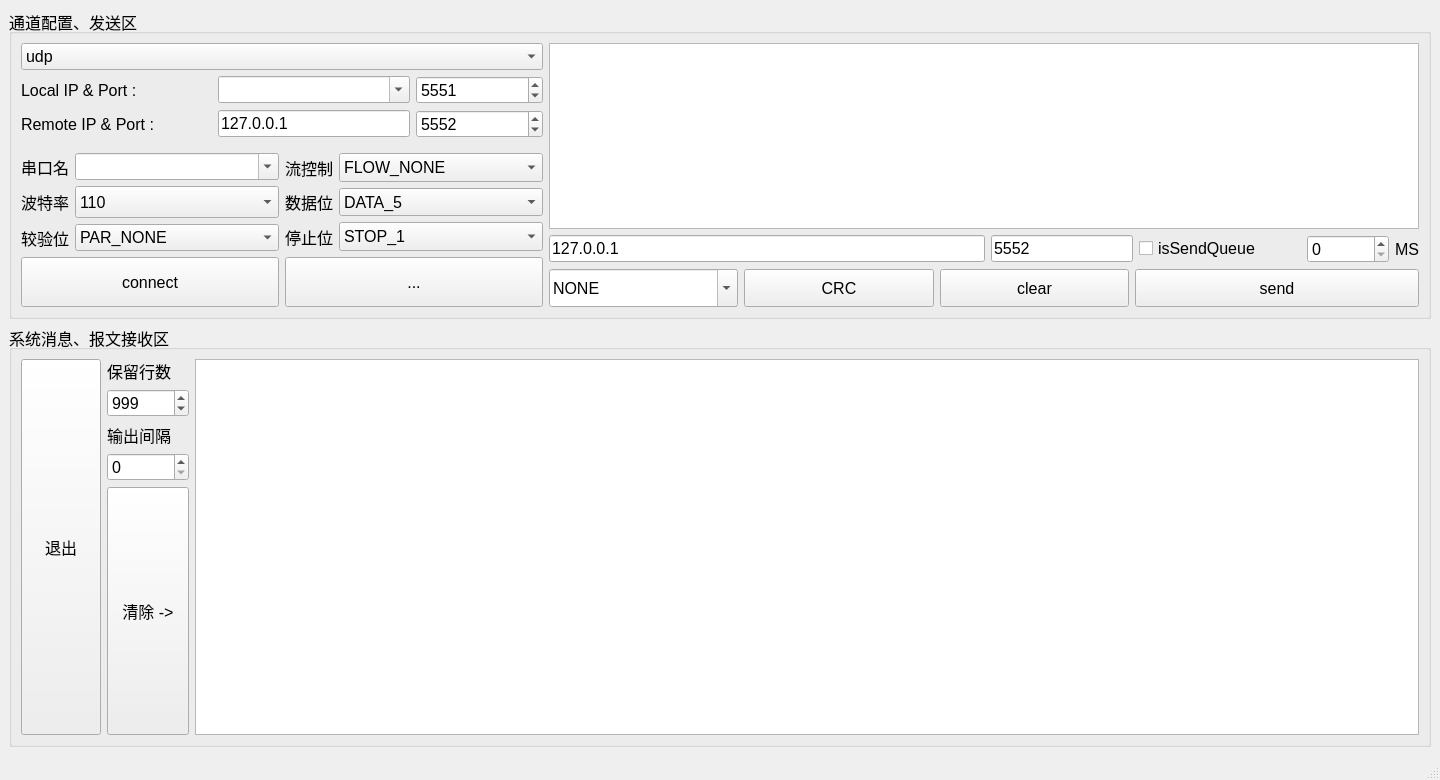
<?xml version="1.0" encoding="UTF-8"?>
<ui version="4.0">
 <class>TestChannelWin</class>
 <widget class="QMainWindow" name="TestChannelWin">
  <property name="geometry">
   <rect>
    <x>0</x>
    <y>0</y>
    <width>1440</width>
    <height>780</height>
   </rect>
  </property>
  <property name="font">
   <font>
    <pointsize>12</pointsize>
   </font>
  </property>
  <property name="windowTitle">
   <string>通道（TCP、UDP、Serial）测试工具</string>
  </property>
  <widget class="QWidget" name="centralwidget">
   <layout class="QVBoxLayout" name="verticalLayout_5" stretch="3,7">
    <item>
     <widget class="QGroupBox" name="groupBox">
      <property name="title">
       <string>通道配置、发送区</string>
      </property>
      <layout class="QHBoxLayout" name="horizontalLayout_7" stretch="3,5">
       <item>
        <layout class="QVBoxLayout" name="verticalLayout_2">
         <item>
          <layout class="QHBoxLayout" name="horizontalLayout_4">
           <item>
            <layout class="QVBoxLayout" name="verticalLayout_3">
             <item>
              <widget class="QComboBox" name="channelTypeCb">
               <property name="sizePolicy">
                <sizepolicy hsizetype="Preferred" vsizetype="Expanding">
                 <horstretch>0</horstretch>
                 <verstretch>0</verstretch>
                </sizepolicy>
               </property>
               <item>
                <property name="text">
                 <string>udp</string>
                </property>
               </item>
               <item>
                <property name="text">
                 <string>tcp client</string>
                </property>
               </item>
               <item>
                <property name="text">
                 <string>tcp server</string>
                </property>
               </item>
               <item>
                <property name="text">
                 <string>udp (multi road)</string>
                </property>
               </item>
               <item>
                <property name="text">
                 <string>tcp (multi road)</string>
                </property>
               </item>
               <item>
                <property name="text">
                 <string>serial</string>
                </property>
               </item>
              </widget>
             </item>
             <item>
              <layout class="QHBoxLayout" name="horizontalLayout_2" stretch="3,3,2">
               <item>
                <widget class="QLabel" name="label">
                 <property name="text">
                  <string>Local IP &amp; Port :  </string>
                 </property>
                </widget>
               </item>
               <item>
                <widget class="QComboBox" name="connectIp1Ed">
                 <property name="minimumSize">
                  <size>
                   <width>120</width>
                   <height>0</height>
                  </size>
                 </property>
                 <property name="editable">
                  <bool>true</bool>
                 </property>
                </widget>
               </item>
               <item>
                <widget class="QSpinBox" name="connectPort1Ed">
                 <property name="minimumSize">
                  <size>
                   <width>60</width>
                   <height>0</height>
                  </size>
                 </property>
                 <property name="maximum">
                  <number>65535</number>
                 </property>
                 <property name="value">
                  <number>5551</number>
                 </property>
                </widget>
               </item>
              </layout>
             </item>
             <item>
              <layout class="QHBoxLayout" name="horizontalLayout_3" stretch="3,3,2">
               <item>
                <widget class="QLabel" name="label_2">
                 <property name="text">
                  <string>Remote IP &amp; Port : </string>
                 </property>
                </widget>
               </item>
               <item>
                <widget class="QLineEdit" name="connectIp2Ed">
                 <property name="sizePolicy">
                  <sizepolicy hsizetype="Preferred" vsizetype="Fixed">
                   <horstretch>0</horstretch>
                   <verstretch>0</verstretch>
                  </sizepolicy>
                 </property>
                 <property name="minimumSize">
                  <size>
                   <width>120</width>
                   <height>0</height>
                  </size>
                 </property>
                 <property name="text">
                  <string>127.0.0.1</string>
                 </property>
                </widget>
               </item>
               <item>
                <widget class="QSpinBox" name="connectPort2Ed">
                 <property name="minimumSize">
                  <size>
                   <width>60</width>
                   <height>0</height>
                  </size>
                 </property>
                 <property name="maximum">
                  <number>65535</number>
                 </property>
                 <property name="value">
                  <number>5552</number>
                 </property>
                </widget>
               </item>
              </layout>
             </item>
            </layout>
           </item>
          </layout>
         </item>
         <item>
          <widget class="QWidget" name="widget" native="true">
           <layout class="QHBoxLayout" name="horizontalLayout_10">
            <property name="leftMargin">
             <number>0</number>
            </property>
            <property name="topMargin">
             <number>9</number>
            </property>
            <property name="rightMargin">
             <number>0</number>
            </property>
            <property name="bottomMargin">
             <number>0</number>
            </property>
            <item>
             <layout class="QVBoxLayout" name="verticalLayout_4">
              <item>
               <layout class="QHBoxLayout" name="horizontalLayout_11">
                <item>
                 <widget class="QLabel" name="PortNameLb">
                  <property name="text">
                   <string>串口名</string>
                  </property>
                  <property name="alignment">
                   <set>Qt::AlignRight|Qt::AlignTrailing|Qt::AlignVCenter</set>
                  </property>
                 </widget>
                </item>
                <item>
                 <widget class="QComboBox" name="PortNameEd">
                  <property name="sizePolicy">
                   <sizepolicy hsizetype="Expanding" vsizetype="Preferred">
                    <horstretch>0</horstretch>
                    <verstretch>0</verstretch>
                   </sizepolicy>
                  </property>
                  <property name="minimumSize">
                   <size>
                    <width>60</width>
                    <height>0</height>
                   </size>
                  </property>
                  <property name="editable">
                   <bool>true</bool>
                  </property>
                 </widget>
                </item>
               </layout>
              </item>
              <item>
               <layout class="QHBoxLayout" name="horizontalLayout_12">
                <item>
                 <widget class="QLabel" name="BaudRateLb">
                  <property name="text">
                   <string>波特率</string>
                  </property>
                  <property name="alignment">
                   <set>Qt::AlignRight|Qt::AlignTrailing|Qt::AlignVCenter</set>
                  </property>
                 </widget>
                </item>
                <item>
                 <widget class="QComboBox" name="BaudRateEd">
                  <property name="enabled">
                   <bool>true</bool>
                  </property>
                  <property name="sizePolicy">
                   <sizepolicy hsizetype="Expanding" vsizetype="Preferred">
                    <horstretch>0</horstretch>
                    <verstretch>0</verstretch>
                   </sizepolicy>
                  </property>
                  <property name="minimumSize">
                   <size>
                    <width>60</width>
                    <height>32</height>
                   </size>
                  </property>
                  <property name="maximumSize">
                   <size>
                    <width>16777215</width>
                    <height>16777215</height>
                   </size>
                  </property>
                  <property name="sizeIncrement">
                   <size>
                    <width>0</width>
                    <height>0</height>
                   </size>
                  </property>
                  <property name="baseSize">
                   <size>
                    <width>0</width>
                    <height>0</height>
                   </size>
                  </property>
                  <property name="palette">
                   <palette>
                    <active/>
                    <inactive/>
                    <disabled/>
                   </palette>
                  </property>
                  <property name="font">
                   <font/>
                  </property>
                  <property name="cursor">
                   <cursorShape>ArrowCursor</cursorShape>
                  </property>
                  <property name="mouseTracking">
                   <bool>false</bool>
                  </property>
                  <property name="focusPolicy">
                   <enum>Qt::WheelFocus</enum>
                  </property>
                  <property name="contextMenuPolicy">
                   <enum>Qt::DefaultContextMenu</enum>
                  </property>
                  <property name="updatesEnabled">
                   <bool>true</bool>
                  </property>
                  <property name="visible">
                   <bool>true</bool>
                  </property>
                  <property name="acceptDrops">
                   <bool>false</bool>
                  </property>
                  <property name="windowTitle">
                   <string/>
                  </property>
                  <property name="windowIconText">
                   <string/>
                  </property>
                  <property name="windowOpacity">
                   <double>1.000000000000000</double>
                  </property>
                  <property name="windowModified">
                   <bool>false</bool>
                  </property>
                  <property name="toolTip">
                   <string>BaudRate</string>
                  </property>
                  <property name="statusTip">
                   <string>BaudRate</string>
                  </property>
                  <property name="whatsThis">
                   <string/>
                  </property>
                  <property name="accessibleName">
                   <string/>
                  </property>
                  <property name="accessibleDescription">
                   <string/>
                  </property>
                  <property name="layoutDirection">
                   <enum>Qt::LeftToRight</enum>
                  </property>
                  <property name="autoFillBackground">
                   <bool>false</bool>
                  </property>
                  <property name="styleSheet">
                   <string notr="true"/>
                  </property>
                  <property name="locale">
                   <locale language="Chinese" country="China"/>
                  </property>
                  <property name="windowFilePath">
                   <string/>
                  </property>
                  <property name="inputMethodHints">
                   <set>Qt::ImhNone</set>
                  </property>
                  <property name="editable">
                   <bool>false</bool>
                  </property>
                  <property name="currentIndex">
                   <number>0</number>
                  </property>
                  <property name="maxVisibleItems">
                   <number>10</number>
                  </property>
                  <property name="maxCount">
                   <number>2147483647</number>
                  </property>
                  <property name="insertPolicy">
                   <enum>QComboBox::InsertAtBottom</enum>
                  </property>
                  <property name="sizeAdjustPolicy">
                   <enum>QComboBox::AdjustToContentsOnFirstShow</enum>
                  </property>
                  <property name="minimumContentsLength">
                   <number>0</number>
                  </property>
                  <property name="iconSize">
                   <size>
                    <width>16</width>
                    <height>16</height>
                   </size>
                  </property>
                  <property name="autoCompletion">
                   <bool>true</bool>
                  </property>
                  <property name="autoCompletionCaseSensitivity">
                   <enum>Qt::CaseInsensitive</enum>
                  </property>
                  <property name="duplicatesEnabled">
                   <bool>false</bool>
                  </property>
                  <property name="frame">
                   <bool>true</bool>
                  </property>
                  <property name="modelColumn">
                   <number>0</number>
                  </property>
                  <item>
                   <property name="text">
                    <string>110</string>
                   </property>
                  </item>
                  <item>
                   <property name="text">
                    <string>300</string>
                   </property>
                  </item>
                  <item>
                   <property name="text">
                    <string>600</string>
                   </property>
                  </item>
                  <item>
                   <property name="text">
                    <string>1200</string>
                   </property>
                  </item>
                  <item>
                   <property name="text">
                    <string>2400</string>
                   </property>
                  </item>
                  <item>
                   <property name="text">
                    <string>4800</string>
                   </property>
                  </item>
                  <item>
                   <property name="text">
                    <string>9600</string>
                   </property>
                  </item>
                  <item>
                   <property name="text">
                    <string>19200</string>
                   </property>
                  </item>
                  <item>
                   <property name="text">
                    <string>38400</string>
                   </property>
                  </item>
                  <item>
                   <property name="text">
                    <string>57600</string>
                   </property>
                  </item>
                  <item>
                   <property name="text">
                    <string>115200</string>
                   </property>
                  </item>
                 </widget>
                </item>
               </layout>
              </item>
              <item>
               <layout class="QHBoxLayout" name="horizontalLayout_13">
                <item>
                 <widget class="QLabel" name="ParityLb">
                  <property name="text">
                   <string>较验位</string>
                  </property>
                  <property name="alignment">
                   <set>Qt::AlignRight|Qt::AlignTrailing|Qt::AlignVCenter</set>
                  </property>
                 </widget>
                </item>
                <item>
                 <widget class="QComboBox" name="ParityEd">
                  <property name="sizePolicy">
                   <sizepolicy hsizetype="Expanding" vsizetype="Preferred">
                    <horstretch>0</horstretch>
                    <verstretch>0</verstretch>
                   </sizepolicy>
                  </property>
                  <property name="minimumSize">
                   <size>
                    <width>60</width>
                    <height>0</height>
                   </size>
                  </property>
                  <property name="updatesEnabled">
                   <bool>true</bool>
                  </property>
                  <property name="visible">
                   <bool>true</bool>
                  </property>
                  <property name="windowTitle">
                   <string/>
                  </property>
                  <property name="windowIconText">
                   <string/>
                  </property>
                  <property name="windowOpacity">
                   <double>1.000000000000000</double>
                  </property>
                  <property name="windowModified">
                   <bool>false</bool>
                  </property>
                  <property name="windowFilePath">
                   <string/>
                  </property>
                  <property name="editable">
                   <bool>false</bool>
                  </property>
                  <property name="currentIndex">
                   <number>0</number>
                  </property>
                  <property name="maxVisibleItems">
                   <number>10</number>
                  </property>
                  <property name="maxCount">
                   <number>2147483647</number>
                  </property>
                  <property name="insertPolicy">
                   <enum>QComboBox::InsertAtBottom</enum>
                  </property>
                  <property name="sizeAdjustPolicy">
                   <enum>QComboBox::AdjustToContentsOnFirstShow</enum>
                  </property>
                  <property name="minimumContentsLength">
                   <number>0</number>
                  </property>
                  <property name="iconSize">
                   <size>
                    <width>16</width>
                    <height>16</height>
                   </size>
                  </property>
                  <property name="autoCompletion">
                   <bool>true</bool>
                  </property>
                  <property name="autoCompletionCaseSensitivity">
                   <enum>Qt::CaseInsensitive</enum>
                  </property>
                  <property name="duplicatesEnabled">
                   <bool>false</bool>
                  </property>
                  <property name="frame">
                   <bool>true</bool>
                  </property>
                  <property name="modelColumn">
                   <number>0</number>
                  </property>
                  <item>
                   <property name="text">
                    <string>PAR_NONE</string>
                   </property>
                  </item>
                  <item>
                   <property name="text">
                    <string>PAR_ODD</string>
                   </property>
                  </item>
                  <item>
                   <property name="text">
                    <string>PAR_EVEN</string>
                   </property>
                  </item>
                 </widget>
                </item>
               </layout>
              </item>
             </layout>
            </item>
            <item>
             <layout class="QVBoxLayout" name="verticalLayout_6">
              <item>
               <layout class="QHBoxLayout" name="horizontalLayout_14">
                <item>
                 <widget class="QLabel" name="FlowLb">
                  <property name="text">
                   <string>流控制</string>
                  </property>
                  <property name="alignment">
                   <set>Qt::AlignRight|Qt::AlignTrailing|Qt::AlignVCenter</set>
                  </property>
                 </widget>
                </item>
                <item>
                 <widget class="QComboBox" name="FlowEd">
                  <property name="sizePolicy">
                   <sizepolicy hsizetype="Expanding" vsizetype="Preferred">
                    <horstretch>0</horstretch>
                    <verstretch>0</verstretch>
                   </sizepolicy>
                  </property>
                  <property name="minimumSize">
                   <size>
                    <width>60</width>
                    <height>0</height>
                   </size>
                  </property>
                  <property name="updatesEnabled">
                   <bool>true</bool>
                  </property>
                  <property name="visible">
                   <bool>true</bool>
                  </property>
                  <property name="windowTitle">
                   <string/>
                  </property>
                  <property name="windowIconText">
                   <string/>
                  </property>
                  <property name="windowOpacity">
                   <double>1.000000000000000</double>
                  </property>
                  <property name="windowModified">
                   <bool>false</bool>
                  </property>
                  <property name="windowFilePath">
                   <string/>
                  </property>
                  <property name="editable">
                   <bool>false</bool>
                  </property>
                  <property name="currentIndex">
                   <number>0</number>
                  </property>
                  <property name="maxVisibleItems">
                   <number>10</number>
                  </property>
                  <property name="maxCount">
                   <number>2147483647</number>
                  </property>
                  <property name="insertPolicy">
                   <enum>QComboBox::InsertAtBottom</enum>
                  </property>
                  <property name="sizeAdjustPolicy">
                   <enum>QComboBox::AdjustToContentsOnFirstShow</enum>
                  </property>
                  <property name="minimumContentsLength">
                   <number>0</number>
                  </property>
                  <property name="iconSize">
                   <size>
                    <width>16</width>
                    <height>16</height>
                   </size>
                  </property>
                  <property name="autoCompletion">
                   <bool>true</bool>
                  </property>
                  <property name="autoCompletionCaseSensitivity">
                   <enum>Qt::CaseInsensitive</enum>
                  </property>
                  <property name="duplicatesEnabled">
                   <bool>false</bool>
                  </property>
                  <property name="frame">
                   <bool>true</bool>
                  </property>
                  <property name="modelColumn">
                   <number>0</number>
                  </property>
                  <item>
                   <property name="text">
                    <string>FLOW_NONE</string>
                   </property>
                  </item>
                  <item>
                   <property name="text">
                    <string>FLOW_SOFT</string>
                   </property>
                  </item>
                  <item>
                   <property name="text">
                    <string>FLOW_HARDWARE</string>
                   </property>
                  </item>
                  <item>
                   <property name="text">
                    <string>FLOW_BOTH</string>
                   </property>
                  </item>
                 </widget>
                </item>
               </layout>
              </item>
              <item>
               <layout class="QHBoxLayout" name="horizontalLayout_15">
                <item>
                 <widget class="QLabel" name="DataBitsLb">
                  <property name="text">
                   <string>数据位</string>
                  </property>
                  <property name="alignment">
                   <set>Qt::AlignRight|Qt::AlignTrailing|Qt::AlignVCenter</set>
                  </property>
                 </widget>
                </item>
                <item>
                 <widget class="QComboBox" name="DataBitsEd">
                  <property name="sizePolicy">
                   <sizepolicy hsizetype="Expanding" vsizetype="Preferred">
                    <horstretch>0</horstretch>
                    <verstretch>0</verstretch>
                   </sizepolicy>
                  </property>
                  <property name="minimumSize">
                   <size>
                    <width>60</width>
                    <height>0</height>
                   </size>
                  </property>
                  <property name="updatesEnabled">
                   <bool>true</bool>
                  </property>
                  <property name="visible">
                   <bool>true</bool>
                  </property>
                  <property name="windowTitle">
                   <string/>
                  </property>
                  <property name="windowIconText">
                   <string/>
                  </property>
                  <property name="windowOpacity">
                   <double>1.000000000000000</double>
                  </property>
                  <property name="windowModified">
                   <bool>false</bool>
                  </property>
                  <property name="windowFilePath">
                   <string/>
                  </property>
                  <property name="editable">
                   <bool>false</bool>
                  </property>
                  <property name="currentIndex">
                   <number>0</number>
                  </property>
                  <property name="maxVisibleItems">
                   <number>10</number>
                  </property>
                  <property name="maxCount">
                   <number>2147483647</number>
                  </property>
                  <property name="insertPolicy">
                   <enum>QComboBox::InsertAtBottom</enum>
                  </property>
                  <property name="sizeAdjustPolicy">
                   <enum>QComboBox::AdjustToContentsOnFirstShow</enum>
                  </property>
                  <property name="minimumContentsLength">
                   <number>0</number>
                  </property>
                  <property name="iconSize">
                   <size>
                    <width>16</width>
                    <height>16</height>
                   </size>
                  </property>
                  <property name="autoCompletion">
                   <bool>true</bool>
                  </property>
                  <property name="autoCompletionCaseSensitivity">
                   <enum>Qt::CaseInsensitive</enum>
                  </property>
                  <property name="duplicatesEnabled">
                   <bool>false</bool>
                  </property>
                  <property name="frame">
                   <bool>true</bool>
                  </property>
                  <property name="modelColumn">
                   <number>0</number>
                  </property>
                  <item>
                   <property name="text">
                    <string>DATA_5</string>
                   </property>
                  </item>
                  <item>
                   <property name="text">
                    <string>DATA_6</string>
                   </property>
                  </item>
                  <item>
                   <property name="text">
                    <string>DATA_7</string>
                   </property>
                  </item>
                  <item>
                   <property name="text">
                    <string>DATA_8</string>
                   </property>
                  </item>
                 </widget>
                </item>
               </layout>
              </item>
              <item>
               <layout class="QHBoxLayout" name="horizontalLayout_16">
                <item>
                 <widget class="QLabel" name="StopBitsLb">
                  <property name="text">
                   <string>停止位</string>
                  </property>
                  <property name="alignment">
                   <set>Qt::AlignRight|Qt::AlignTrailing|Qt::AlignVCenter</set>
                  </property>
                 </widget>
                </item>
                <item>
                 <widget class="QComboBox" name="StopBitsEd">
                  <property name="sizePolicy">
                   <sizepolicy hsizetype="Expanding" vsizetype="Preferred">
                    <horstretch>0</horstretch>
                    <verstretch>0</verstretch>
                   </sizepolicy>
                  </property>
                  <property name="minimumSize">
                   <size>
                    <width>60</width>
                    <height>0</height>
                   </size>
                  </property>
                  <property name="updatesEnabled">
                   <bool>true</bool>
                  </property>
                  <property name="visible">
                   <bool>true</bool>
                  </property>
                  <property name="windowTitle">
                   <string/>
                  </property>
                  <property name="windowIconText">
                   <string/>
                  </property>
                  <property name="windowOpacity">
                   <double>1.000000000000000</double>
                  </property>
                  <property name="windowModified">
                   <bool>false</bool>
                  </property>
                  <property name="windowFilePath">
                   <string/>
                  </property>
                  <property name="editable">
                   <bool>false</bool>
                  </property>
                  <property name="currentIndex">
                   <number>0</number>
                  </property>
                  <property name="maxVisibleItems">
                   <number>10</number>
                  </property>
                  <property name="maxCount">
                   <number>2147483647</number>
                  </property>
                  <property name="insertPolicy">
                   <enum>QComboBox::InsertAtBottom</enum>
                  </property>
                  <property name="sizeAdjustPolicy">
                   <enum>QComboBox::AdjustToContentsOnFirstShow</enum>
                  </property>
                  <property name="minimumContentsLength">
                   <number>0</number>
                  </property>
                  <property name="iconSize">
                   <size>
                    <width>16</width>
                    <height>16</height>
                   </size>
                  </property>
                  <property name="autoCompletion">
                   <bool>true</bool>
                  </property>
                  <property name="autoCompletionCaseSensitivity">
                   <enum>Qt::CaseInsensitive</enum>
                  </property>
                  <property name="duplicatesEnabled">
                   <bool>false</bool>
                  </property>
                  <property name="frame">
                   <bool>true</bool>
                  </property>
                  <property name="modelColumn">
                   <number>0</number>
                  </property>
                  <item>
                   <property name="text">
                    <string>STOP_1</string>
                   </property>
                  </item>
                  <item>
                   <property name="text">
                    <string>STOP_2</string>
                   </property>
                  </item>
                 </widget>
                </item>
               </layout>
              </item>
             </layout>
            </item>
           </layout>
          </widget>
         </item>
         <item>
          <layout class="QHBoxLayout" name="horizontalLayout_5">
           <item>
            <widget class="QPushButton" name="connectBn">
             <property name="minimumSize">
              <size>
               <width>0</width>
               <height>50</height>
              </size>
             </property>
             <property name="text">
              <string>connect</string>
             </property>
            </widget>
           </item>
           <item>
            <widget class="QPushButton" name="testBn">
             <property name="minimumSize">
              <size>
               <width>0</width>
               <height>50</height>
              </size>
             </property>
             <property name="text">
              <string>...</string>
             </property>
            </widget>
           </item>
          </layout>
         </item>
        </layout>
       </item>
       <item>
        <layout class="QVBoxLayout" name="verticalLayout">
         <item>
          <widget class="QPlainTextEdit" name="infoInEd">
           <property name="font">
            <font>
             <pointsize>9</pointsize>
            </font>
           </property>
          </widget>
         </item>
         <item>
          <layout class="QHBoxLayout" name="horizontalLayout" stretch="3,0,0,0,0,0">
           <item>
            <widget class="QLineEdit" name="remoteIpEd">
             <property name="text">
              <string>127.0.0.1</string>
             </property>
            </widget>
           </item>
           <item>
            <widget class="QLineEdit" name="remotePortEd">
             <property name="text">
              <string>5552</string>
             </property>
            </widget>
           </item>
           <item>
            <widget class="QCheckBox" name="isSendQueueCb">
             <property name="text">
              <string>isSendQueue</string>
             </property>
            </widget>
           </item>
           <item>
            <spacer name="horizontalSpacer">
             <property name="orientation">
              <enum>Qt::Horizontal</enum>
             </property>
             <property name="sizeHint" stdset="0">
              <size>
               <width>40</width>
               <height>20</height>
              </size>
             </property>
            </spacer>
           </item>
           <item>
            <widget class="QSpinBox" name="sendIntervalEd">
             <property name="minimumSize">
              <size>
               <width>60</width>
               <height>0</height>
              </size>
             </property>
             <property name="maximum">
              <number>999999</number>
             </property>
             <property name="singleStep">
              <number>10</number>
             </property>
             <property name="value">
              <number>0</number>
             </property>
            </widget>
           </item>
           <item>
            <widget class="QLabel" name="label_5">
             <property name="text">
              <string>MS</string>
             </property>
            </widget>
           </item>
          </layout>
         </item>
         <item>
          <layout class="QHBoxLayout" name="horizontalLayout_6" stretch="2,2,2,3">
           <item>
            <widget class="QComboBox" name="crcEd">
             <property name="sizePolicy">
              <sizepolicy hsizetype="Preferred" vsizetype="Preferred">
               <horstretch>0</horstretch>
               <verstretch>0</verstretch>
              </sizepolicy>
             </property>
             <property name="minimumSize">
              <size>
               <width>120</width>
               <height>0</height>
              </size>
             </property>
             <property name="editable">
              <bool>true</bool>
             </property>
             <item>
              <property name="text">
               <string>NONE</string>
              </property>
             </item>
             <item>
              <property name="text">
               <string>2HEX</string>
              </property>
             </item>
             <item>
              <property name="text">
               <string>2ASCII</string>
              </property>
             </item>
             <item>
              <property name="text">
               <string>SUM8</string>
              </property>
             </item>
             <item>
              <property name="text">
               <string>SUM16</string>
              </property>
             </item>
             <item>
              <property name="text">
               <string>CRC8</string>
              </property>
             </item>
             <item>
              <property name="text">
               <string>CRC16</string>
              </property>
             </item>
             <item>
              <property name="text">
               <string>MD5</string>
              </property>
             </item>
             <item>
              <property name="text">
               <string>GUID</string>
              </property>
             </item>
            </widget>
           </item>
           <item>
            <widget class="QPushButton" name="crcBn">
             <property name="minimumSize">
              <size>
               <width>0</width>
               <height>38</height>
              </size>
             </property>
             <property name="text">
              <string>CRC</string>
             </property>
            </widget>
           </item>
           <item>
            <widget class="QPushButton" name="clearSendBn">
             <property name="minimumSize">
              <size>
               <width>0</width>
               <height>38</height>
              </size>
             </property>
             <property name="text">
              <string>clear</string>
             </property>
            </widget>
           </item>
           <item>
            <widget class="QPushButton" name="sendBn">
             <property name="minimumSize">
              <size>
               <width>0</width>
               <height>38</height>
              </size>
             </property>
             <property name="text">
              <string>send</string>
             </property>
            </widget>
           </item>
          </layout>
         </item>
        </layout>
       </item>
      </layout>
     </widget>
    </item>
    <item>
     <widget class="QGroupBox" name="groupBox_5">
      <property name="title">
       <string>系统消息、报文接收区</string>
      </property>
      <layout class="QHBoxLayout" name="horizontalLayout_9">
       <item>
        <layout class="QHBoxLayout" name="horizontalLayout_8">
         <item>
          <widget class="QPushButton" name="closeBn">
           <property name="sizePolicy">
            <sizepolicy hsizetype="Minimum" vsizetype="Expanding">
             <horstretch>0</horstretch>
             <verstretch>0</verstretch>
            </sizepolicy>
           </property>
           <property name="minimumSize">
            <size>
             <width>60</width>
             <height>38</height>
            </size>
           </property>
           <property name="text">
            <string>退出</string>
           </property>
          </widget>
         </item>
         <item>
          <layout class="QVBoxLayout" name="verticalLayout_7" stretch="0,0,0,0,0">
           <item>
            <widget class="QLabel" name="label_3">
             <property name="text">
              <string>保留行数</string>
             </property>
            </widget>
           </item>
           <item>
            <widget class="QSpinBox" name="clearEd">
             <property name="maximum">
              <number>99999</number>
             </property>
             <property name="value">
              <number>999</number>
             </property>
            </widget>
           </item>
           <item>
            <widget class="QLabel" name="label_4">
             <property name="text">
              <string>输出间隔</string>
             </property>
            </widget>
           </item>
           <item>
            <widget class="QSpinBox" name="infoOutIntervalEd">
             <property name="maximum">
              <number>999999</number>
             </property>
            </widget>
           </item>
           <item>
            <widget class="QPushButton" name="clearBn">
             <property name="sizePolicy">
              <sizepolicy hsizetype="Minimum" vsizetype="Expanding">
               <horstretch>0</horstretch>
               <verstretch>0</verstretch>
              </sizepolicy>
             </property>
             <property name="minimumSize">
              <size>
               <width>60</width>
               <height>38</height>
              </size>
             </property>
             <property name="text">
              <string>清除 -&gt;</string>
             </property>
            </widget>
           </item>
          </layout>
         </item>
         <item>
          <widget class="QPlainTextEdit" name="infoOutEd">
           <property name="font">
            <font>
             <pointsize>9</pointsize>
            </font>
           </property>
          </widget>
         </item>
        </layout>
       </item>
      </layout>
     </widget>
    </item>
   </layout>
  </widget>
  <widget class="QMenuBar" name="menubar">
   <property name="geometry">
    <rect>
     <x>0</x>
     <y>0</y>
     <width>1440</width>
     <height>21</height>
    </rect>
   </property>
  </widget>
  <widget class="QStatusBar" name="statusbar"/>
 </widget>
 <resources/>
 <connections/>
</ui>
